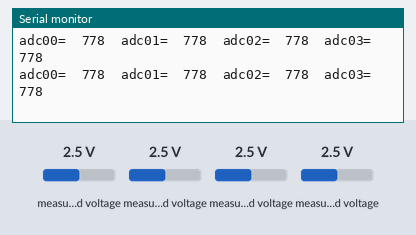
Bench run of a sketch on a simulated ESP32. Parts: the last lines printed to the serial monitor. The test bench sets the inputs (shaded band); at power-on: measured voltage 2.5 V.

Above: at 1.2 s.
1.3 s: measured voltage (sensor 200) set to 0.1 V
At 1.54 s:
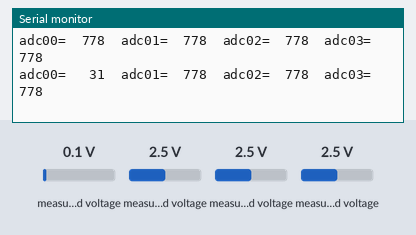
3.3 s: measured voltage (sensor 201) set to 0.1 V
At 3.46 s:
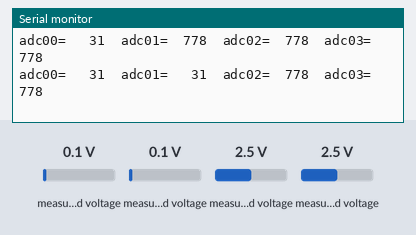
5.2 s: measured voltage (sensor 202) set to 0.1 V
At 5.39 s:
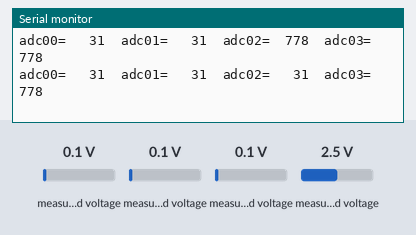
7.1 s: measured voltage (sensor 203) set to 0.1 V
At 7.31 s:
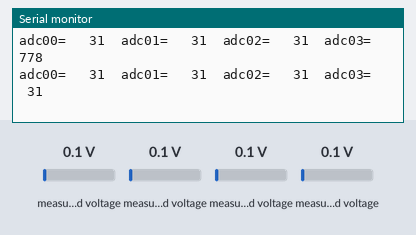
9.1 s: measured voltage (sensor 200) set to 1.2 V
At 9.38 s:
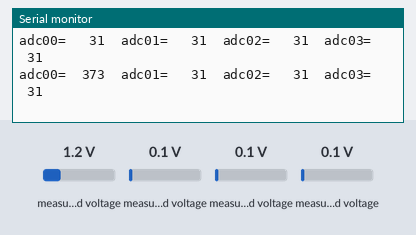
11.1 s: measured voltage (sensor 201) set to 1.2 V
At 11.3 s:
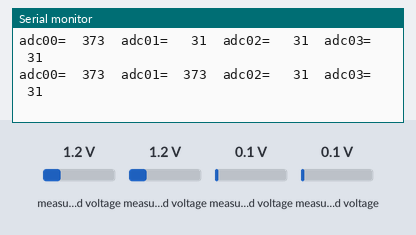

The sketch:

ADS1115_ads0_0-3.ino
```cpp
#include <Wire.h>
#include <Adafruit_ADS1015.h>
Adafruit_ADS1115 ads0(0x48);

void setup() {
  Serial.begin(115200);
  Wire.begin();
  delay(1);
  ads0.begin();
}


void loop() {
  char str[100];
  uint16_t adc00, adc01, adc02, adc03;

  adc00 = ads0.readADC_SingleEnded(0);  // ADS1115 port A0
  delay(1);
  adc01 = ads0.readADC_SingleEnded(1);  // ADS1115 port A1
  delay(1);
  adc02 = ads0.readADC_SingleEnded(2);  // ADS1115 port A2
  delay(1);
  adc03 = ads0.readADC_SingleEnded(3);  // ADS1115 port A3
  delay(1);

  adc00 = map(adc00, 0, 17530,  0, 1023);
  adc01 = map(adc01, 0, 17530,  0, 1023);
  adc02 = map(adc02, 0, 17530,  0, 1023);
  adc03 = map(adc03, 0, 17530,  0, 1023);

  sprintf(str, "adc00=%5d  adc01=%5d  adc02=%5d  adc03=%5d", adc00, adc01, adc02, adc03);
  Serial.println(str);


  // analog Button Pad (10bit):
  //           up=0-1
  // left=88-89     right=32-33
  //         dn=166-168
  //       bottom=350-352


  delay(100);

}
```

Measured:
- after the input at 1.3 s, the serial monitor: prints a new line after 0.11 s (image 1)
- after the input at 3.3 s, the serial monitor: prints a new line at once (image 2)
- after the input at 5.2 s, the serial monitor: prints a new line after 0.06 s (image 3)
- after the input at 7.1 s, the serial monitor: prints a new line after 0.09 s (image 4)
- after the input at 9.1 s, the serial monitor: prints a new line after 0.15 s (image 5)
- after the input at 11.1 s, the serial monitor: prints a new line after 0.08 s (image 6)
